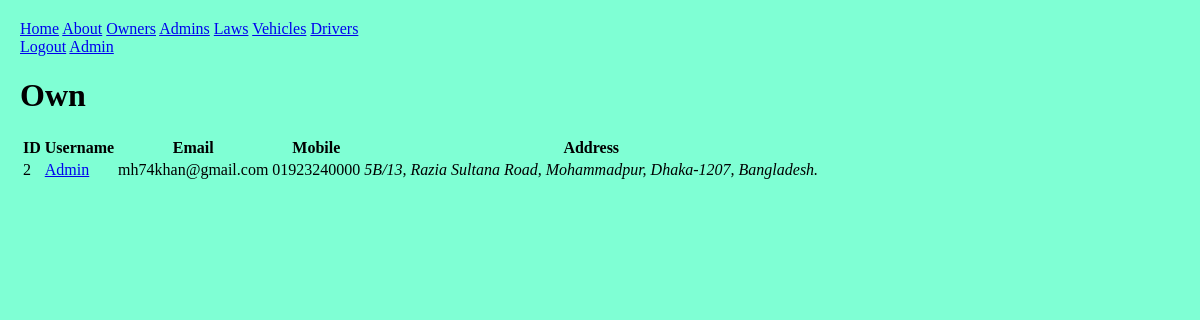
/front/admins/ (signed in), run on the app's committed database.
### front/models.py (models this page shows)
class Account(AbstractUser):
    address = models.TextField(max_length=200, default="5B/13, Razia Sultana Road, Mohammadpur, Dhaka-1207, Bangladesh.");
    phone = models.CharField(max_length=20, default="01923240000");
    approved = models.BooleanField(default=False);

### front/decorators.py (the view)
        def wrapper_func(req, *args, **kwargs):
            grp = {x.name for x in req.user.groups.all()};
            if not (bool(roles.intersection(grp)) ^ bool(grp)):
                return view_func(req, *args, **kwargs);
            else: return HttpResponse("""
                <h1>access denied</h1>
                <a href="/front/">home</a>
            """)

### front/views.py (called while the page is built)
@login_required(login_url="login")
@allowed_users({"law"})
def admins(req: HttpRequest):
    users = Account.objects.filter(groups__isnull=True);
    context = {
        "nav": nav,
        "users": users,
    };
    return render(req, "admins.html", context);

### front/templates/admins.html (shortened to what this page needs)
{% extends 'base.html' %}
{% block content %}
    <h1>Own</h1>
    <table>
        <tr>
            <th>ID</th>
            <th>Username</th>
            <th>Email</th>
            <th>Mobile</th>
            <th>Address</th>
        </tr>
        {% for user in users %}
        <tr>
            <td>{{user.id}}</td>
            <td><a href="{% url 'admin' %}?pk={{user.id}}">{{user.username}}</a></td>
            <td>{{user.email}}</td>
            <td>{{user.phone}}</td>
            <td><Address>{{user.address}}</Address></td>
        </tr>
        {% endfor %}
    </table>
{% endblock content %}

### static/front/style.css (style rules this page uses)
body { box-sizing: border-box; margin: 0; display: block; overflow: auto; padding: 20px; background-color: aquamarine; }
a, button, title { text-transform: capitalize; }

### data on the page
Account: id "2", username "Admin", email "mh74khan@gmail.com", phone "01923240000", address "5B/13, Razia Sultana Road, Mohammadpur, Dhaka-1207, Bangladesh."

### other printed values
{{ nav.0 }} "Home"
{{ page }} "About" "Owners" "Admins" "Laws" "Vehicles" "Drivers"
